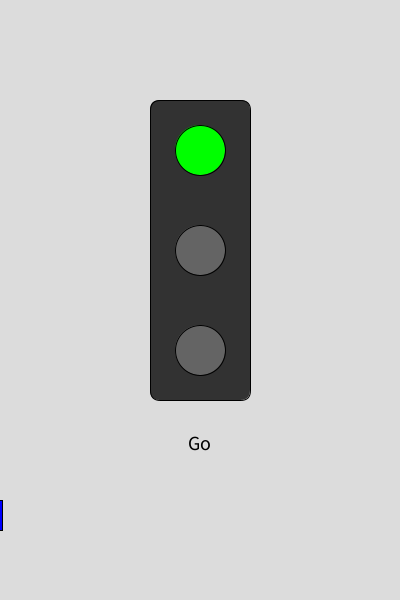
Frame 1 (no input)
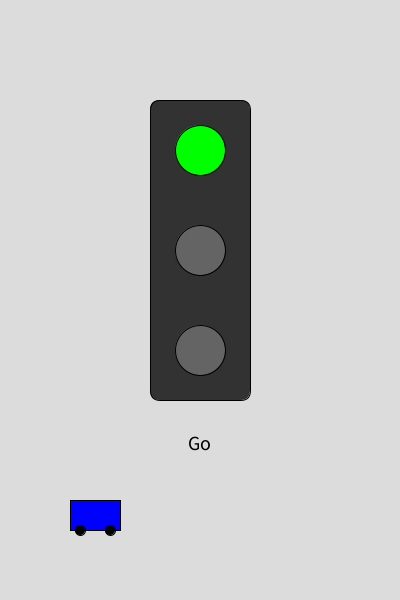
Frame 60 (the mouse pressed at the canvas centre just before this capture)
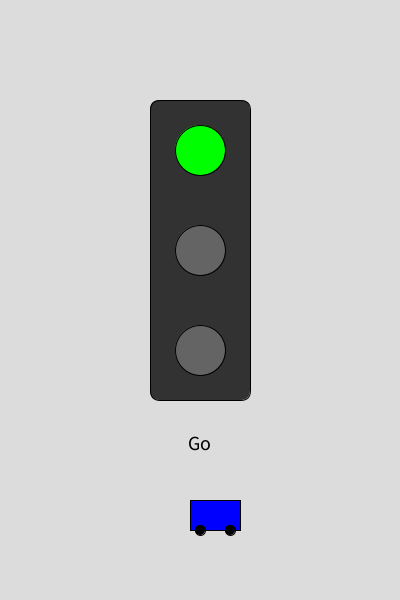
Frame 120 (the mouse held since frame 60 and released just before this capture)

The Processing sketch that drew these frames (run headless with seeded random() and noise(); from frame 60 on, the mouse is pressed at the canvas centre):

// Processing sketch: AnimatedTrafficLight
// ── AnimatedTrafficLight.pde
//Jonathan Graydon
//Animated Traffic Light
//This program will draw a traffic light and a car and animate them

// Traffic Light Animation in Processing
int state = 0; // 0 = Green, 1 = Yellow, 2 = Red
int timer = 0; // Timer to track transitions
int carX = -50; // Initial position of the car
boolean carMoving = true;

void setup() {
  size(400, 600);
  frameRate(30); // Set frame rate for smooth animation
}

void draw() {
  background(220);
  drawTrafficLight();
  displayStateText();
  updateState();
  animateCar();
}

void drawTrafficLight() {
  // Draw the traffic light box
  fill(50);
  rect(150, 100, 100, 300, 10);

  // Draw the lights
  if (state == 0) {
    fill(0, 255, 0); // Green light
    ellipse(200, 150, 50, 50);
    fill(100);
    ellipse(200, 250, 50, 50);
    ellipse(200, 350, 50, 50);
  } else if (state == 1) {
    fill(100);
    ellipse(200, 150, 50, 50);
    fill(255, 255, 0); // Yellow light
    ellipse(200, 250, 50, 50);
    fill(100);
    ellipse(200, 350, 50, 50);
  } else {
    fill(100);
    ellipse(200, 150, 50, 50);
    ellipse(200, 250, 50, 50);
    fill(255, 0, 0); // Red light
    ellipse(200, 350, 50, 50);
  }
}

void displayStateText() {
  fill(0);
  textSize(20);
  textAlign(CENTER);
  if (state == 0) {
    text("Go", width / 2, 450);
  } else if (state == 1) {
    text("Ready", width / 2, 450);
  } else {
    text("Stop", width / 2, 450);
  }
}

void updateState() {
  timer++;
  if (state == 0 && timer >= 150) { // Green light for 5 seconds
    state = 1;
    timer = 0;
    carMoving = false;
  } else if (state == 1 && timer >= 60) { // Yellow light for 2 seconds
    state = 2;
    timer = 0;
  } else if (state == 2 && timer >= 150) { // Red light for 5 seconds
    state = 0;
    timer = 0;
    carMoving = true;
  }
}

void animateCar() {
  if (carMoving) {
    carX += 2;
    if (carX > width) {
      carX = -50; // Reset car position
    }
  }

  // Draw the car
  fill(0, 0, 255);
  rect(carX, 500, 50, 30);
  fill(0);
  ellipse(carX + 10, 530, 10, 10);
  ellipse(carX + 40, 530, 10, 10);
}
